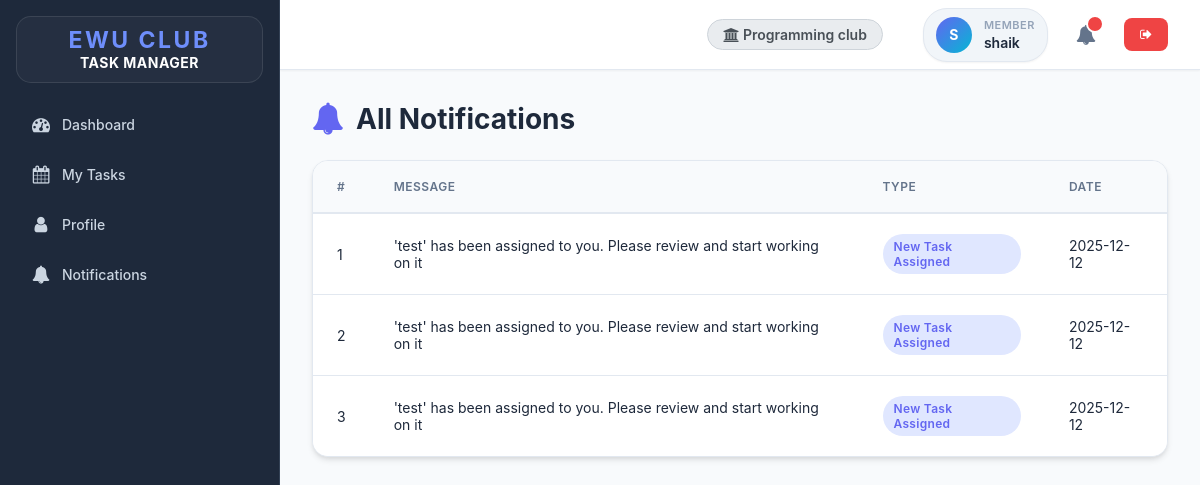
Page /notifications.php (signed in) on the committed database.
### tables this page shows
CREATE TABLE `clubs` (
  `id` int(11) NOT NULL,
  `name` varchar(100) NOT NULL,
  `created_at` timestamp NOT NULL DEFAULT current_timestamp()
);

CREATE TABLE `notifications` (
  `id` int(11) NOT NULL,
  `message` text NOT NULL,
  `recipient` int(11) NOT NULL,
  `type` varchar(50) NOT NULL,
  `date` date NOT NULL DEFAULT current_timestamp(),
  `is_read` tinyint(1) DEFAULT 0
);

### app/Model/Club.php (called while the page is built, shortened)
<?php
function get_club_by_id($conn, $id){
	$sql = "SELECT * FROM clubs WHERE id=?";
	$stmt = $conn->prepare($sql);
	$stmt->execute([$id]);
	if ($stmt->rowCount() > 0) {
		$club = $stmt->fetch();
		return $club;
	}else {
		return 0;
	}
}
function get_user_club_id($conn, $user_id){
    $sql = "SELECT club_id FROM club_members WHERE user_id = ?";
    $stmt = $conn->prepare($sql);
    $stmt->execute([$user_id]);
    if($stmt->rowCount() > 0){
        $res = $stmt->fetch();
        return $res['club_id'];
    }else return 0;
}
?>

### app/Model/Notification.php (called while the page is built, shortened)
<?php
function get_all_my_notifications($conn, $id){
	$sql = "SELECT * FROM notifications WHERE recipient=?";
	$stmt = $conn->prepare($sql);
	$stmt->execute([$id]);
	if($stmt->rowCount() > 0){
		$notifications = $stmt->fetchAll();
	}else $notifications = 0;
	return $notifications;
}

### notifications.php (the view, shortened to what this page needs)
<?php
if (isset($_SESSION['role']) && isset($_SESSION['id'])) {
    include "DB_connection.php";
    include "app/Model/Notification.php";
    $notifications = get_all_my_notifications($conn, $_SESSION['id']);
 ?>
<!DOCTYPE html>
<html>
<head>
	<link rel="stylesheet" href="https://stackpath.bootstrapcdn.com/font-awesome/4.7.0/css/font-awesome.min.css">
	<link rel="stylesheet" href="css/style.css">
</head>
<body>
	<div class="body">
		<?php include "inc/nav.php" ?>
		<div class="main-container">
			<?php include "inc/header.php" ?>
			<div class="content">
				<div class="section-title">
					<span class="title-text">
						<i class="fa fa-bell"></i>
						All Notifications
					</span>
				</div>
				<?php if ($notifications != 0) { ?>
					<div class="table-container">
						<table class="main-table">
							<thead>
								<tr>
									<th>#</th>
									<th>Message</th>
									<th>Type</th>
									<th>Date</th>
								</tr>
							</thead>
							<tbody>
								<?php $i=0; foreach ($notifications as $notification) { ?>
								<tr>
									<td><?=++$i?></td>
									<td><?=$notification['message']?></td>
									<td>
										<span class="status-badge pending" style="background: var(--primary-light); color: var(--primary-color); border-color: transparent;">
											<?=$notification['type']?>
										</span>
									</td>
									<td><?=$notification['date']?></td>
								</tr>
								<?php } ?>
							</tbody>
						</table>
					</div>
				<?php } ?>
			</div>
		</div>
	</div>
</body>
</html>
<?php }else{
   $em = "First login";
   header("Location: login.php?error=$em");
   exit();
}
 ?>

### inc/header.php (shortened to what this page needs)
<header class="header">
	<div class="header-right">
        <?php
        $header_club_name = "";
        if(isset($_SESSION['role']) && isset($_SESSION['id'])){
            if($_SESSION['role'] == 'club_member' || $_SESSION['role'] == 'club_admin'){
                if(isset($conn)){
                   if($_SESSION['role'] == 'club_admin'){
                       include_once "app/Model/Club.php";
                       $cid = get_club_id_by_admin($conn, $_SESSION['id']);
                       if($cid){
                           $cinfo = get_club_by_id($conn, $cid);
                           if($cinfo) $header_club_name = $cinfo['name'];
                       }
                   }else if($_SESSION['role'] == 'club_member'){
                        include_once "app/Model/Club.php";
                        $cid = get_user_club_id($conn, $_SESSION['id']);
                        if($cid){
                             $cinfo = get_club_by_id($conn, $cid);
                             if($cinfo) $header_club_name = $cinfo['name'];
                        }
                   }
                }
            }
        }
        if(!empty($header_club_name)){
        ?>
        <div class="header-club-name">
            <i class="fa fa-university"></i> <?=$header_club_name?>
        </div>
        <?php } ?>
		<div class="user-profile-pill">
			<div class="avatar"><?php echo strtoupper(substr($_SESSION['username'], 0, 1)); ?></div>
			<div class="user-info-text">
				<div class="user-type"><?php
					if($_SESSION['role'] == 'club_member'){
						echo "Member";
					}else if($_SESSION['role'] == 'club_admin'){
						echo "Club Admin";
					}else{
						echo ucfirst($_SESSION['role']);
					}
				?></div>
				<div class="username"><?=$_SESSION['username']?></div>
			</div>
		</div>
		<span class="notification" id="notificationBtn">
			<i class="fa fa-bell" aria-hidden="true"></i>
			<span id="notificationNum"></span>
		</span>
		<a href="logout.php" class="logout-btn">
			<i class="fa fa-sign-out" aria-hidden="true"></i>
		</a>
	</div>
</header>

### rows in the picture
clubs: name "Programming club"
notifications: message "'test' has been assigned to you. Please review and start working on it", type "New Task Assigned", date "2025-12-12"
notifications: message "'test' has been assigned to you. Please review and start working on it", type "New Task Assigned", date "2025-12-12"
notifications: message "'test' has been assigned to you. Please review and start working on it", type "New Task Assigned", date "2025-12-12"

### other values in the picture
substr($_SESSION['username'], 0, 1) "S"
$_SESSION['username'] "shaik"
